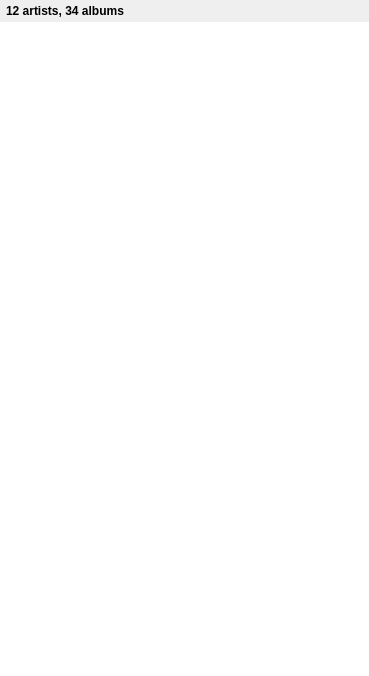
<?xml version="1.0" encoding="UTF-8"?>
<ui version="4.0">
 <class>MusicFilesWidget</class>
 <widget class="QWidget" name="MusicFilesWidget">
  <property name="geometry">
   <rect>
    <x>0</x>
    <y>0</y>
    <width>369</width>
    <height>676</height>
   </rect>
  </property>
  <property name="windowTitle">
   <string notr="true">Form</string>
  </property>
  <layout class="QVBoxLayout" name="verticalLayout" stretch="0,1">
   <property name="spacing">
    <number>0</number>
   </property>
   <property name="leftMargin">
    <number>0</number>
   </property>
   <property name="topMargin">
    <number>0</number>
   </property>
   <property name="rightMargin">
    <number>0</number>
   </property>
   <property name="bottomMargin">
    <number>0</number>
   </property>
   <item>
    <widget class="QWidget" name="widget_2" native="true">
     <property name="font">
      <font>
       <pointsize>9</pointsize>
      </font>
     </property>
     <layout class="QVBoxLayout" name="verticalLayout_2">
      <property name="leftMargin">
       <number>6</number>
      </property>
      <property name="topMargin">
       <number>4</number>
      </property>
      <property name="rightMargin">
       <number>6</number>
      </property>
      <property name="bottomMargin">
       <number>4</number>
      </property>
      <item>
       <widget class="QLabel" name="statusLabel">
        <property name="font">
         <font>
          <weight>75</weight>
          <bold>true</bold>
         </font>
        </property>
        <property name="text">
         <string notr="true">12 artists, 34 albums</string>
        </property>
        <property name="alignment">
         <set>Qt::AlignLeading|Qt::AlignLeft|Qt::AlignVCenter</set>
        </property>
       </widget>
      </item>
     </layout>
    </widget>
   </item>
   <item>
    <widget class="MusicTreeView" name="music">
     <property name="contextMenuPolicy">
      <enum>Qt::CustomContextMenu</enum>
     </property>
     <property name="frameShape">
      <enum>QFrame::NoFrame</enum>
     </property>
     <property name="horizontalScrollBarPolicy">
      <enum>Qt::ScrollBarAlwaysOff</enum>
     </property>
     <property name="editTriggers">
      <set>QAbstractItemView::NoEditTriggers</set>
     </property>
     <property name="alternatingRowColors">
      <bool>true</bool>
     </property>
     <property name="selectionMode">
      <enum>QAbstractItemView::ExtendedSelection</enum>
     </property>
     <property name="animated">
      <bool>true</bool>
     </property>
     <property name="headerHidden">
      <bool>true</bool>
     </property>
    </widget>
   </item>
  </layout>
 </widget>
 <customwidgets>
  <customwidget>
   <class>MusicTreeView</class>
   <extends>QTreeView</extends>
   <header>smallWidgets/MusicTreeView.h</header>
  </customwidget>
 </customwidgets>
 <resources/>
 <connections/>
</ui>
